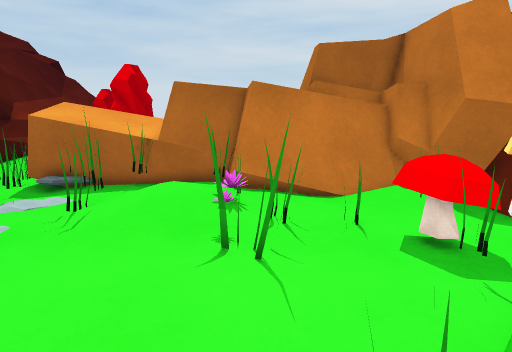
view 1 (above)

24 first-person views from a walk through a Unity game level. The camera is 1.4 m above the floor, tilts 12° down and sees 75° across. The floor is counted in squares, 0.45 m on a side. Each view is taken from the middle of a square. On the plan, view 1 faces up. The plan holds only what a view shows up to about 20 squares ahead; the rest is blank. The place goes on beyond the plan. The player is left out. Some surface patterns are stand-ins.

view 2
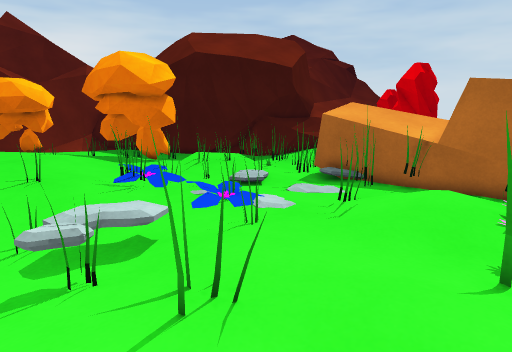

view 3
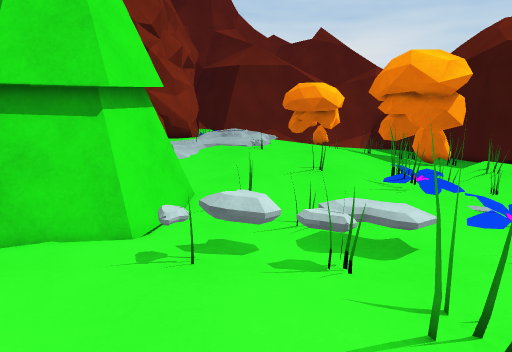

view 4
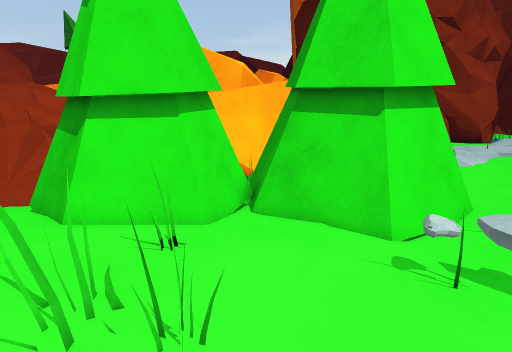

view 5
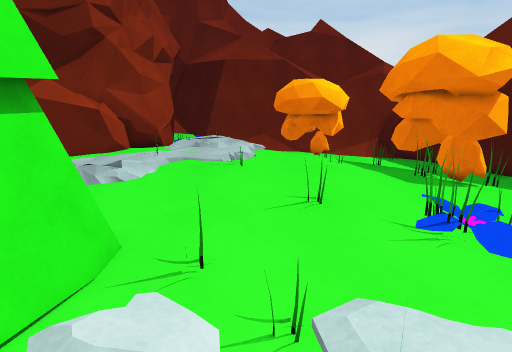

view 6
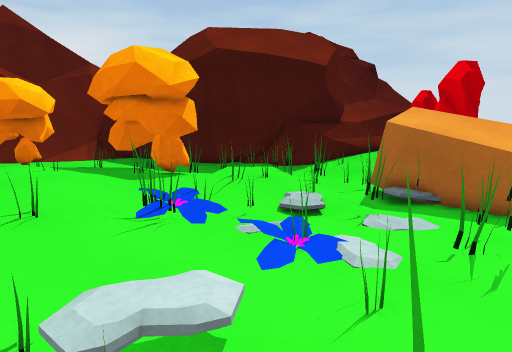

view 7
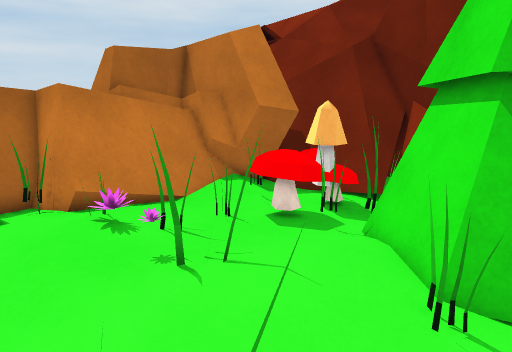

view 8
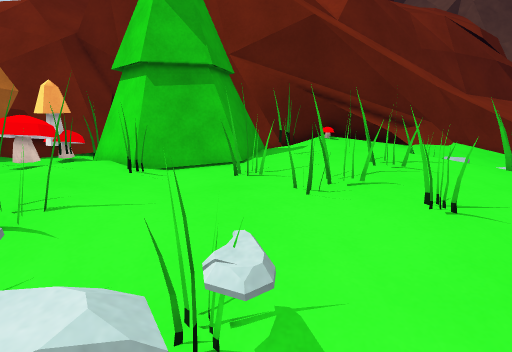

view 9
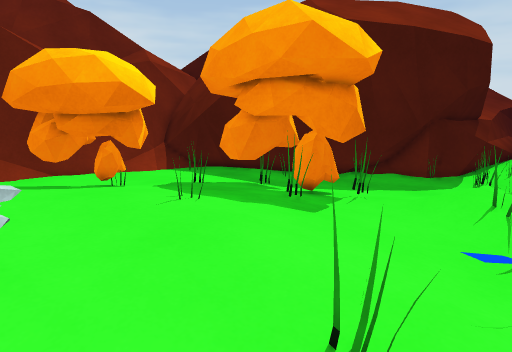

view 10
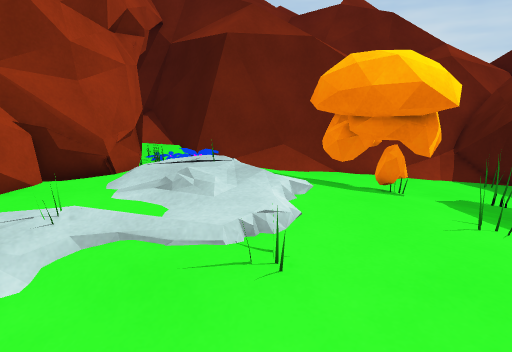

view 11
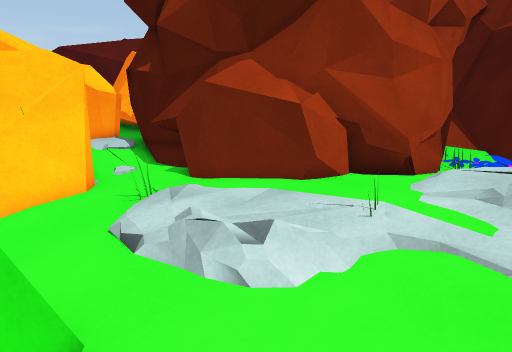

view 12
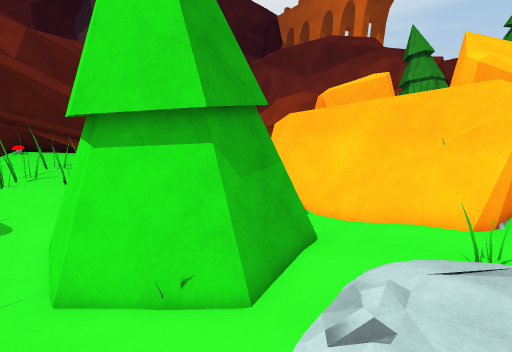

view 13
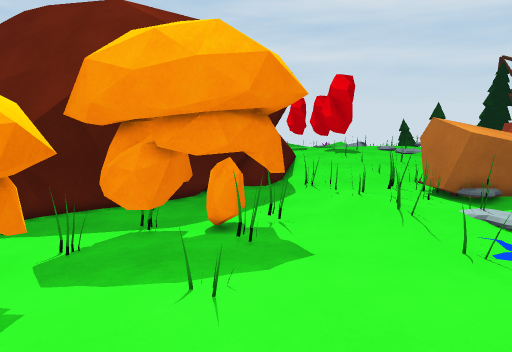

view 14
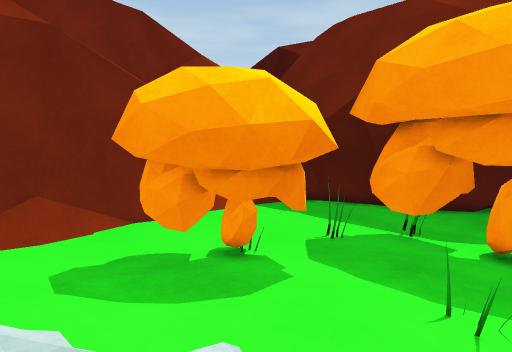

view 15
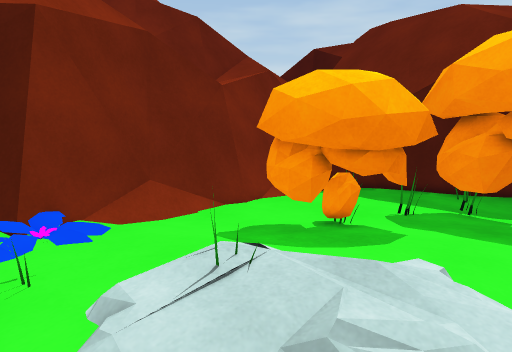

view 16
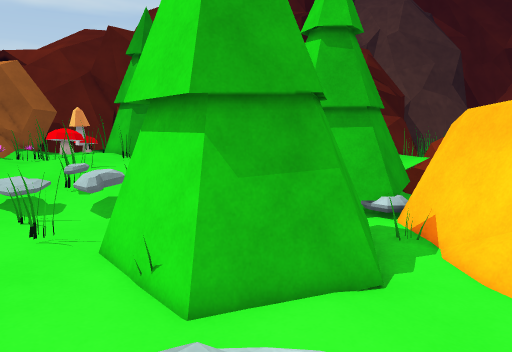

view 17
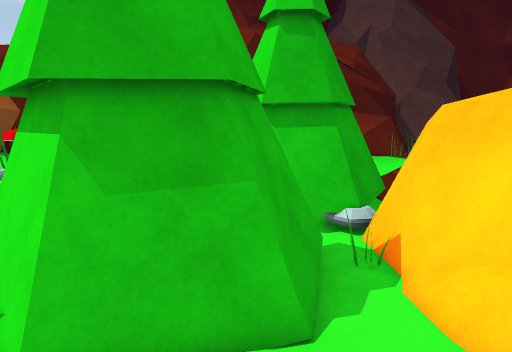

view 18
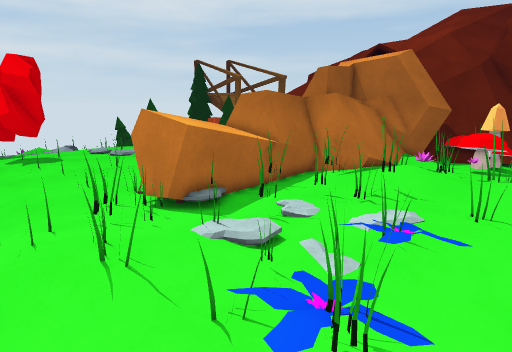

view 19
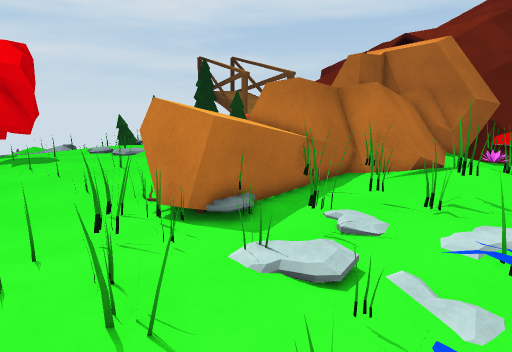

view 20
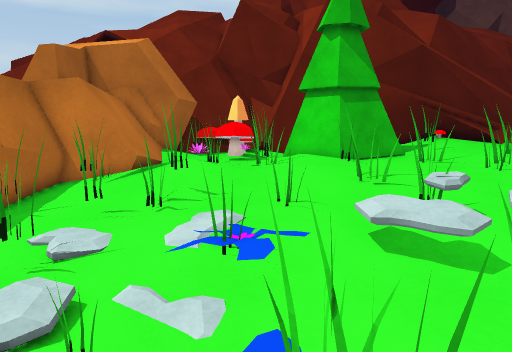

view 21
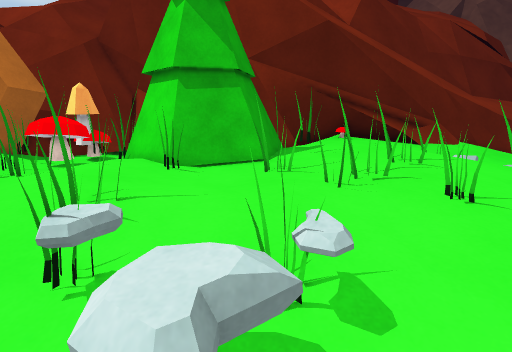

view 22
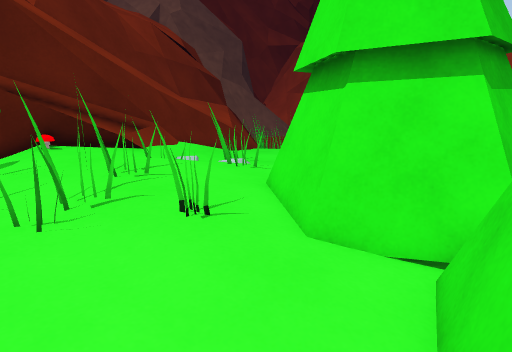

view 23
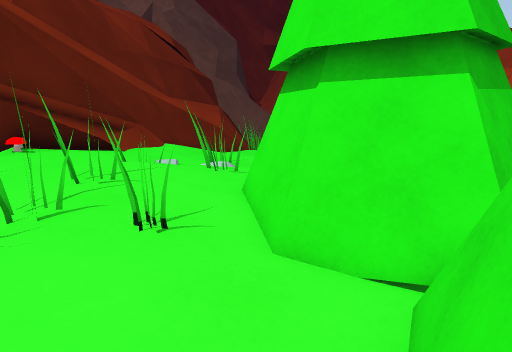

view 24
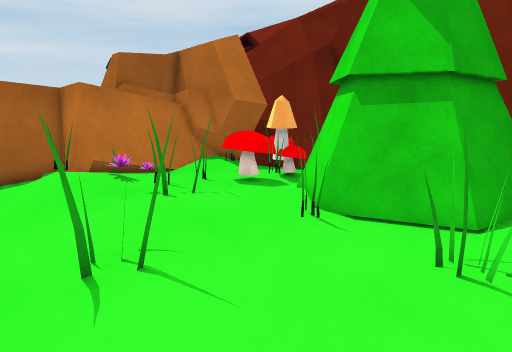

### Floor plan
Key: @ floor where view 1 was taken; # wall or solid block; . main floor; : floor 0.25 m higher than the main floor; - floor 0.25 m lower than the main floor; + floor 0.5 m higher than the main floor; _ floor 0.5 m lower than the main floor; * floor 0.75 m higher than the main floor; / step, stairs or slope; = window, fence, low wall or low ledge; ^ raised ledge; O other object.
Columns run from 36 left of view 1 to 10 right of it. Each row starts with its distance up from view 1.
 20               ##O__O____O      #
 19             ###_________O# ^^^^^#
 18            ###___________#^^^^^^#
 17           ##_______O_--_O#^^^^^^#####    ##
 16         ###__OO___/OOOOOO#^^^^^^####    ###
 15 ##     ##OO_______/OOOOOO  ---OO--##########
 14  ##  ###__O_______///.-O--O-------OO#########
 13  ######___    OO-//O.O---/-O--O--..#=====##=##
 12  #=###=__ OOOOOOO////...O//O--O-./....----.-###
 11   //_O___OOOOOOOO--//O..//-----O//:OO..--OO--O#
 10 # /___---OOOOOOOO---..--//----OO/::/...O--O--O#
  9 #=/___---O-OOOOO------O/O-/-...O/:://O.OOO OOO#
  8 ##=__--------O.....--///--/O.....::/....OOOOO-=
  7 ##=_---- OO..........//O/-//.....:.OOO..OOOOOO#
  6 ##=----OOOOO...O...../OO---/..O.....O...OO--OO
  5 ##=--- OOOOO..::::....//-----....:::::../O
  4 ###--- OOOOO:::::::.....----O/...:::::..OOO
  3 #=/---OOOOO::::::::.OO..---OO-..OO::...OOOO
  2 #=/---.OOO::::::::::....--OOOOO.OO...OOOOO
  1 ##/--...:::://:::::.....--O--OO..:.....OOOO
  0 ##/-...::://   :O::....-O--OO-......@..OO  O  #
 -1  #=....:::     +::.....-O--OOOO......O.OOOOO ##
 -2  #=./.:::       /:....-------OO.....OO ...OO ##
 -3 ##=//::::+   +:O:....--OOO---.....O.. .OO...
 -4 ##=  OOO:://:::  /.../OOOOOO-.....OOO:::O::.#
 -5 =   O # ==:::::  :..-OOOOOOO-....O:OO:::::: #
 -6     O #####::::   /.OOOO  OO--..OO::OO::::: =
 -7          ##OO::   /.-O O O OO-.....::O:::::=##
 -8           #OOO:   /.-OOOOOOOOOOOO...:::  :::*#
 -9            OOO::: /.-OOOOOOOOOOOOO...::: .:+*#
-10             OOO:/O..--OOOOO-OOOOOO...O.:O..:+#
-11             OOO:/O..-----O_OOOO  O..OO..  ..:#
-12             O O.....----OO-OOOOOOO. .O.  -...#
-13              # ../OOOOOOOOOOOOOO O-      O-..#
-14              #...OO OOOOOOOO OO         OO

Positions as (right, up) in squares from view 1, and headings:
1: (0, 0), facing up
2: (0, 0), facing up-left
3: (0, 0), facing left
4: (0, 0), facing down-left
5: (-5, 1), facing left
6: (-4, 1), facing up-left
7: (-4, 1), facing up-right
8: (-10, -2), facing right
9: (-14, 0), facing up-left
10: (-15, 0), facing left
11: (-15, -1), facing down-left
12: (-21, -1), facing down-right
13: (-21, -1), facing up
14: (-21, -1), facing up-left
15: (-22, -5), facing up-left
16: (-22, -7), facing right
17: (-20, -9), facing right
18: (-18, 4), facing up-right
19: (-17, 7), facing up-right
20: (-16, 7), facing right
21: (-11, -1), facing right
22: (-9, -2), facing down-right
23: (-9, -3), facing down-right
24: (-6, -3), facing up-right
